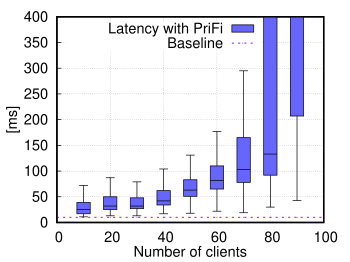

Source code (gnuplot):
set terminal postscript eps size 3.5,2.62 enhanced color font 'Helvetica,21' linewidth 2
set output 'hangouts_5p_lat.eps'

set style line 3 linecolor rgb '#8A2BE2' linetype 0 linewidth 3

#set border 2 front lt black linewidth 1.000 dashtype solid
set boxwidth 5 absolute
set style fill solid 0.6 border lt -1
set pointsize 0.5
set style data boxplot
set xtics  norangelimit 
set xtics border in scale 0,0 nomirror norotate  autojustify
set ytics border in scale 1,0.5 nomirror norotate  autojustify
set yrange [ 0.00000 : 400.000 ] noreverse nowriteback
set xrange [ 0.00000 : 100.0 ] noreverse nowriteback
DEBUG_TERM_HTIC = 100
DEBUG_TERM_VTIC = 100

set key top left
set key samplen 2

set grid ytics xtics  # draw lines for each ytics and mytics
set grid               # enable the grid

set xlabel "Number of clients" offset 0,0.5
set ylabel "[ms]" offset 1.7,0

set style boxplot nooutliers
set datafile separator ","

plot 'individualpcaps_hangouts_1_10.gnudata' using (10):1 title "Latency with PriFi" linecolor rgb "#0000FF", \
     'individualpcaps_hangouts_2_20.gnudata' using (20):1 notitle linecolor rgb "#0000FF", \
     'individualpcaps_hangouts_2_30.gnudata' using (30):1 notitle linecolor rgb "#0000FF", \
     'individualpcaps_hangouts_2_40.gnudata' using (40):1 notitle linecolor rgb "#0000FF", \
     'individualpcaps_hangouts_3_50.gnudata' using (50):1 notitle linecolor rgb "#0000FF", \
     'individualpcaps_hangouts_4_60.gnudata' using (60):1 notitle linecolor rgb "#0000FF", \
     'individualpcaps_hangouts_4_70.gnudata' using (70):1 notitle linecolor rgb "#0000FF", \
     'individualpcaps_hangouts_4_80.gnudata' using (80):1 notitle linecolor rgb "#0000FF", \
     'individualpcaps_hangouts_5_90.gnudata' using (90):1 notitle linecolor rgb "#0000FF", \
     'baseline.gnudata' using 1:2 title "Baseline" with lp ls 3
